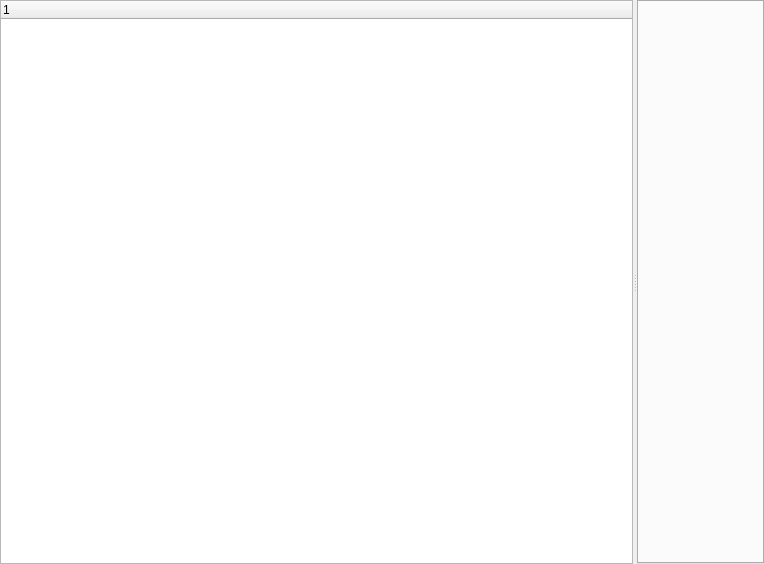
<?xml version="1.0" encoding="UTF-8"?>
<ui version="4.0">
 <class>ProjectsTree</class>
 <widget class="QWidget" name="ProjectsTree">
  <property name="geometry">
   <rect>
    <x>0</x>
    <y>0</y>
    <width>764</width>
    <height>564</height>
   </rect>
  </property>
  <property name="windowTitle">
   <string>Form</string>
  </property>
  <layout class="QVBoxLayout" name="verticalLayout">
   <property name="spacing">
    <number>0</number>
   </property>
   <property name="leftMargin">
    <number>0</number>
   </property>
   <property name="topMargin">
    <number>0</number>
   </property>
   <property name="rightMargin">
    <number>0</number>
   </property>
   <property name="bottomMargin">
    <number>0</number>
   </property>
   <item>
    <widget class="QSplitter" name="splitter">
     <property name="orientation">
      <enum>Qt::Horizontal</enum>
     </property>
     <widget class="QTreeWidget" name="projectsTree">
      <column>
       <property name="text">
        <string notr="true">1</string>
       </property>
      </column>
     </widget>
     <widget class="QTabWidget" name="historyTab">
      <property name="currentIndex">
       <number>-1</number>
      </property>
     </widget>
    </widget>
   </item>
  </layout>
 </widget>
 <resources/>
 <connections/>
</ui>
